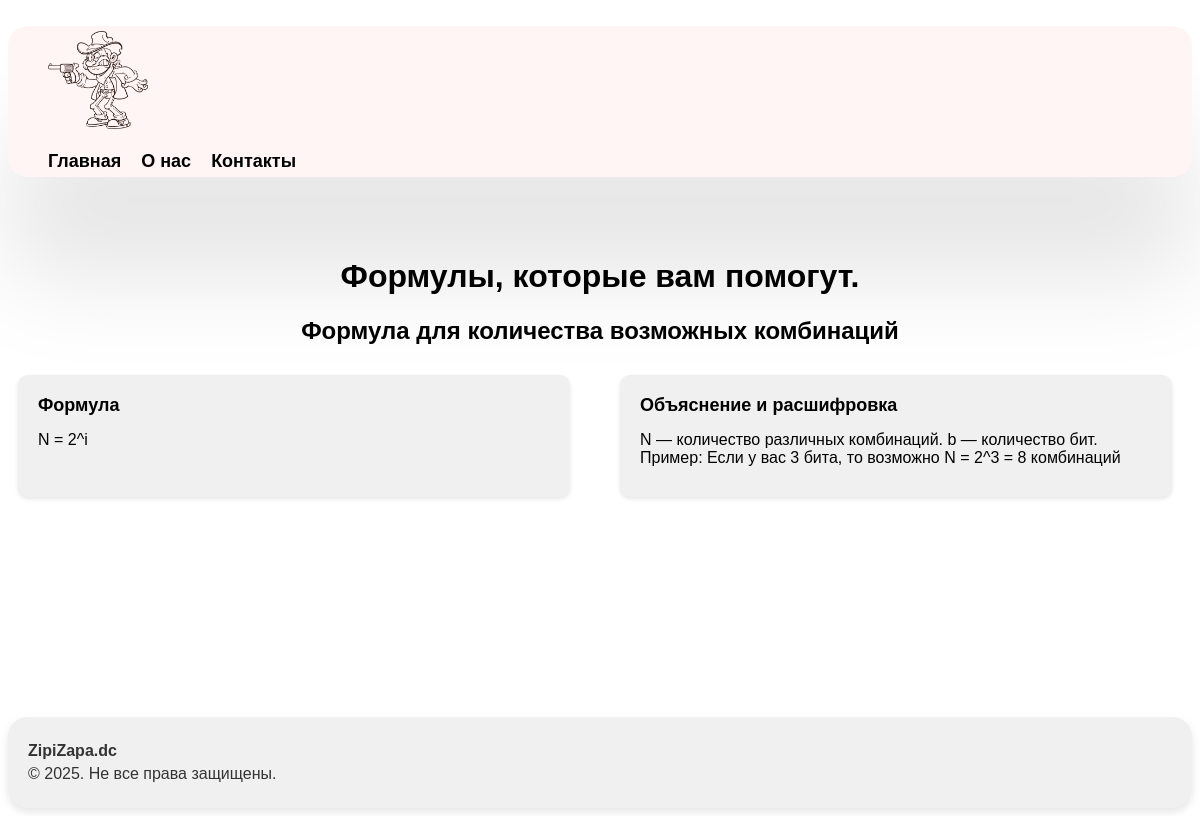
The page /inf0 on the database its author committed.
### tables this page shows
CREATE TABLE inf(form text, example text, tema text);

### app.py (the view)
@app.route('/inf<index>')
def infThema(index):
    inf=getTable('inf')
    tema=inf[int(index)]
    return render_template('forminf.html', tema3 = tema[2], form3 = tema[0], example3 = tema[1])

### db.py (called while the page is built)
    def create_tables(self):
        self.query('CREATE TABLE IF NOT EXISTS alg(form TEXT, example TEXT, tema TEXT)')
        self.query('CREATE TABLE IF NOT EXISTS geom(form TEXT, example TEXT, tema TEXT)')
        self.query('CREATE TABLE IF NOT EXISTS fiz(form TEXT, example TEXT, tema TEXT)')
        self.query('CREATE TABLE IF NOT EXISTS inf(form TEXT, example TEXT, tema TEXT)')

    def query(self,arg,values=None):
        if values==None:
            self.cur.execute(arg)
        else:
            self.cur.execute(arg,values)
        self.conn.commit()

    def fetchall(self,arg,values=None):
        if values==None:
            self.cur.execute(arg)
        else:
            self.cur.execute(arg,values)
        return self.cur.fetchall()

    def __del__(self):
        self.conn.close()

### form.py (called while the page is built)
def getTable(nameTable):
    base=DatabaseManager('base.db')
    base.create_tables()
    res=base.fetchall(f'SELECT * FROM {nameTable}')
    return res

### templates/forminf.html
{% extends 'index.html' %} {% block title %}Главная{% endblock %} {% block
body%}
<div class="maincontent">
  <h1 class="magicformul">Формулы, которые вам помогут.</h1>
  <h2 class="tema">{{tema3}}</h2>
  <div class="formuls">
    <div class="form">
      <h2>Формула</h2>
      <p><strong></strong>{{form3}}</p>
    </div>
    <div class="form">
      <h2>Объяснение и расшифровка</h2>
      <p><strong></strong>{{example3}}</p>
    </div>
  </div>
</div>
{% endblock%}

### static/style.css (style rules this page uses)
* { scroll-behavior: smooth; }
.maincontent { flex: 1; }
.formuls { display: flex; gap: 30px; }
.tema { text-align: center; font-family: Arial, Helvetica, sans-serif; }
.magicformul { font-family: Arial, Helvetica, sans-serif; text-align: center; }
.form { background-color: #f0f0f0; border-radius: 10px; box-shadow: 0 2px 4px rgba(0, 0, 0, 0.1); padding: 20px; margin: 10px; width: calc(50% - 40px); box-sizing: border-box; min-width: 260px; }
.form h2 { font-size: 18px; margin-top: 0; font-family: Arial, Helvetica, sans-serif; }
.form p { margin: 10px 0; font-family: Arial, Helvetica, sans-serif; }

### rows shown on the page
inf: tema "Формула для количества возможных комбинаций", form "N = 2^i", example "N — количество различных комбинаций. b — количество бит. Пример: Если у вас 3 бита, то возможно N = 2^3 = 8 комбинаций"
